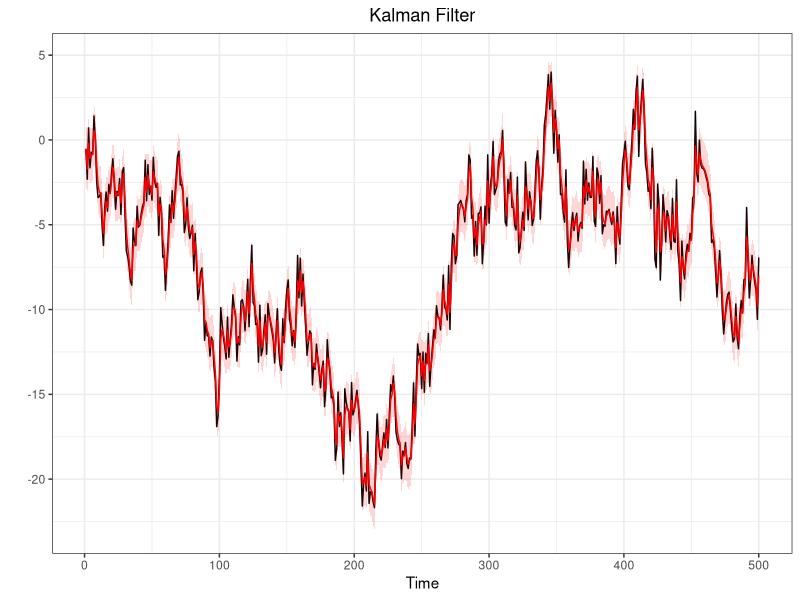

Reproduce this figure in R.
#@@@@@@@@@@@@@@@@@@@@##
#SEQUENTIAL MONTECARLO#
#@@@@@@@@@@@@@@@@@@@@##
library(ggplot2)

#Generate a random walk plus noise
#---------------------------------
#n = sample dim
#v = obs noise
#w = state noise
#theta0 = init state

dlm.sim = function(n,v,w,theta0){
  theta    = rep(0,n)
  y        = rep(0,n)
  theta[1] = rnorm(1,theta0,w)
  y[1] = rnorm(1,theta[1],v)
  for (t in 2:n){
    theta[t] = rnorm(1,theta[t-1],w)
    y[t] = rnorm(1,theta[t],v)
  }
  return(list(theta=theta,y=y))
}

#Filtering, using data
#---------------------
#y = observed data

DLM = function(y,v2,w2,m0,C0){
  n = length(y)
  m = rep(0,n)
  C = rep(0,n)
  for (t in 1:n){
    if (t==1){
      a = m0
      R = C0 + v2
    }else{
      a = m[t-1]
      R = C[t-1] + v2
    }
    A = R/(R+w2)
    m[t] = (1-A)*a + A*y[t]
    C[t] = A*w2
  }
  return(list(m=m,C=C))
}


########################################################

#Generate a random walk plus noise
#---------------------------------
n=500
v2=1
w2=1
v=sqrt(v2)
w=sqrt(w2)
theta0=0

sim<-dlm.sim(n,v,w,theta0)
y<-sim$y
theta<-sim$theta

#Kalman Filter
#-------------
m0=0
C0=100
filtval<-DLM(y,v2,w2,m0,C0)
m<-filtval$m
C<-filtval$C
Low = m + qnorm(0.025)*sqrt(C)
Up = m + qnorm(0.975)*sqrt(C)

#Put everything in a data frate (for ggplot)
timeframe<-c(1:length(y))
DLM.df<-data.frame(timeframe,y,theta,m,C,Low,Up)

#Plots (observetions in black and filtered states in red)
ggplot(DLM.df,aes(x=timeframe))+
  geom_line(aes(y=y))+
  geom_line(aes(y=m),col="red")+
  geom_ribbon(aes(ymin = Low, ymax = Up),
              fill="red",alpha=0.16) +
  labs(x="Time",
       y="")+
  ggtitle("Kalman Filter")+
  theme_bw()+
  theme(plot.title = element_text(hjust = 0.5))